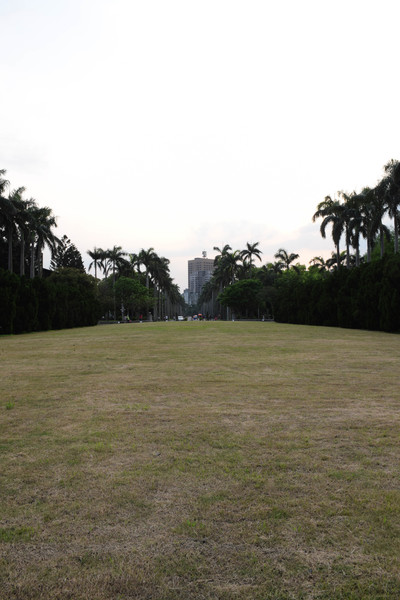
#> input picture Image_Stitching/img/0.jpg, 400 x 600 px, found by its file name; its folder holds 4 pictures in this run
$ python vfx_hw2.py
#> lines starting #> are read from the running program, lines starting #| are printed output that depends on the picture
import cv2
import numpy as np
from scipy import ndimage, signal
import scipy
import math
import matplotlib.pyplot as plt
from skimage import draw
import sklearn.preprocessing

# [86 lines left out: functions detect_local_minima, warpImgToCylindrical, warpToCylindrical, ransac, random_partition, not called in this run]

class LinearLeastSquaresModel:
    """
    linear system solved using linear least squares
    This class serves as an example that fulfills the model interface
    needed by the ransac() function.

    """
    # [66 lines left out: functions __init__, fit, get_error_idxs, get_error, blendImages, not called in this run]

'''
h = 512
w = 384
n = 18  # number of images
'''
h = 600
w = 400
n = 12

# Read all images
images = []
images_color = []
for i in range(n):
    #read img
    #img = cv2.imread("csie/"+str(i)+'.JPG', 0)
    img = cv2.imread("img/"+str(i)+'.JPG', 0)
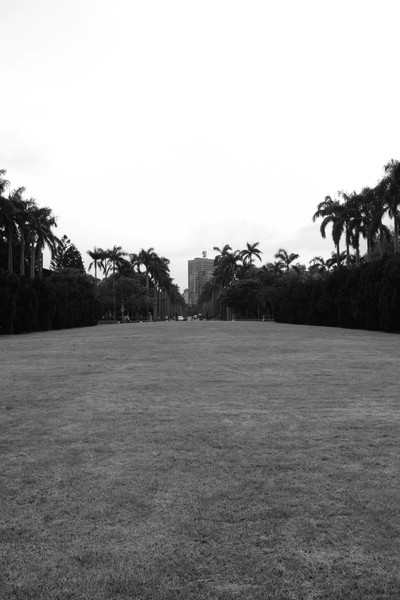
#> img: shape (600, 400); min 0, max 255, mean 150.3
    images.append(img)
    #img_color = cv2.imread("csie/"+str(i)+'.JPG')
    img_color = cv2.imread("img/"+str(i)+'.JPG')
#> img_color is the input picture: shape (600, 400, 3); mean B, G, R 138.7, 150.6, 154.3
    images_color.append(img_color)
#> pass 2 of the loop `for i in range(n):`:
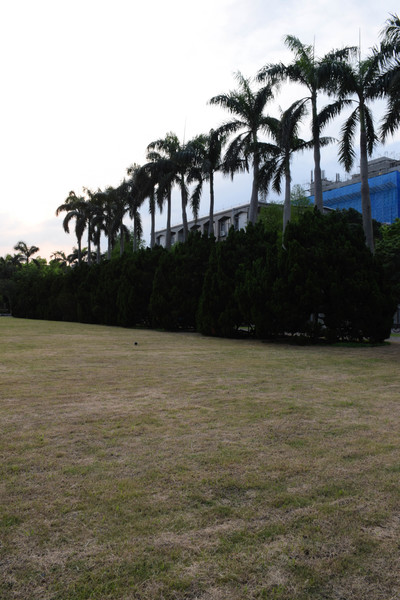
#> input picture Image_Stitching/img/1.jpg, 400 x 600 px, found by its file name
#> `img = cv2.imread("img/"+str(i)+'.JPG', 0)`:
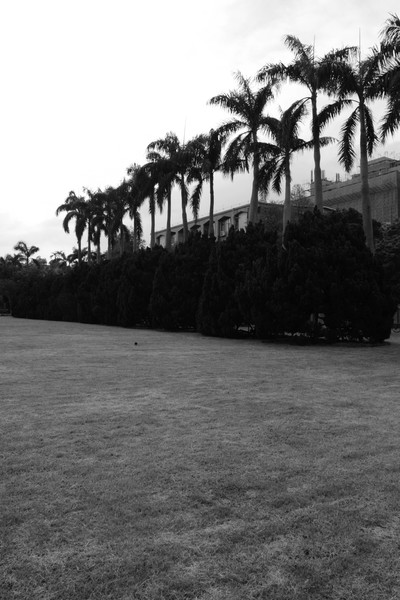
#> img: shape (600, 400); min 0, max 255, mean 117
#> img_color is the input picture: shape (600, 400, 3); mean B, G, R 109, 117.4, 119.2

#> (the run stopped early here; a loop or call above may not have finished)
